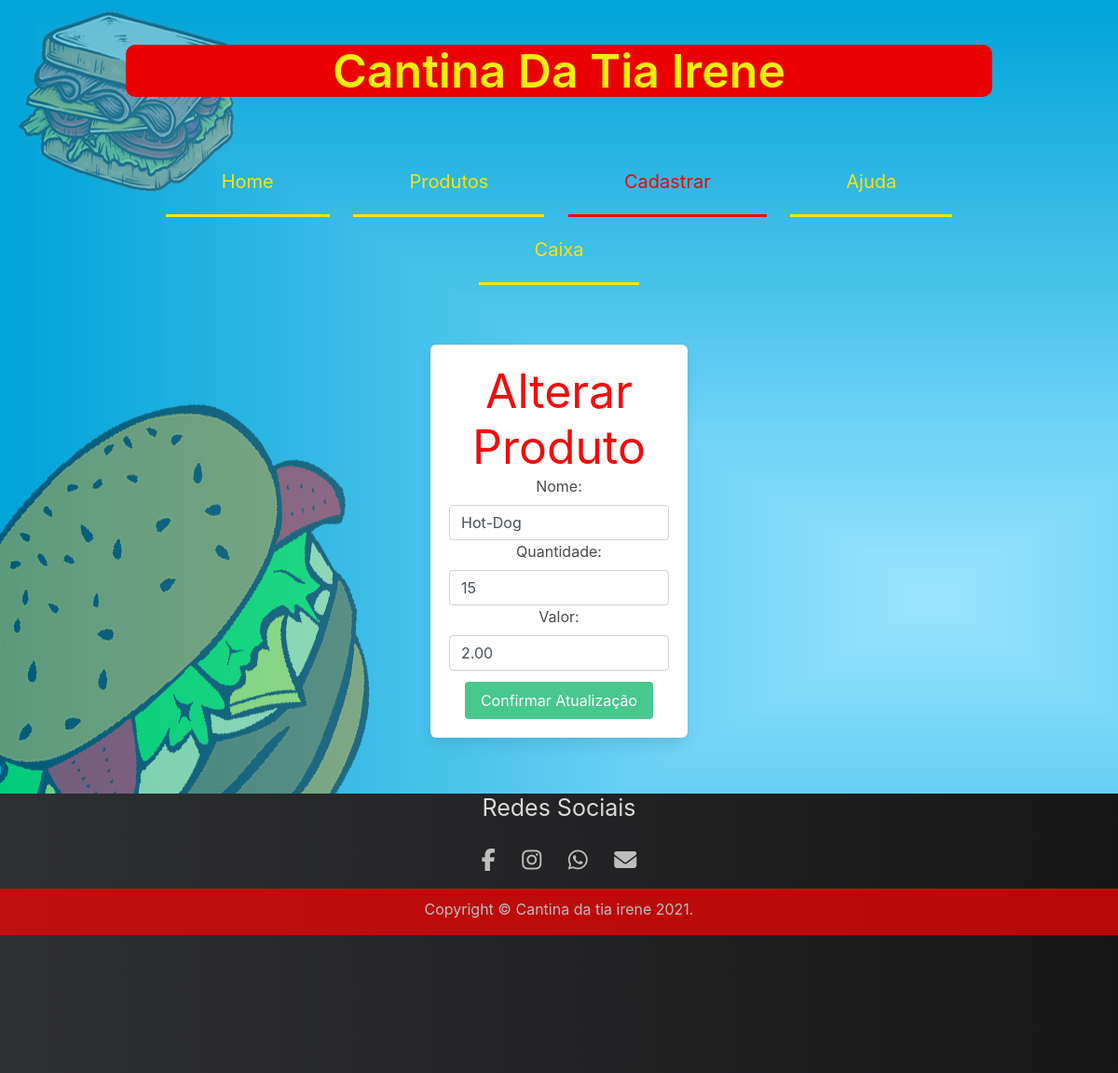
The app's page /paginas/AlterarProdutos.php?codigo=2 with its own data.
### tables this page shows
CREATE TABLE IF NOT EXISTS `produto` (
`id_produto` int(3) NOT NULL,
  `valor_produto` double(5,2) NOT NULL,
  `nome_produto` varchar(50) NOT NULL,
  `quantidade` int(3) NOT NULL
);

### paginas/AlterarProdutos.php (the view, shortened to what this page needs)
<?php
include_once ("../php/connect.php");
$sql = "SELECT * FROM produto ";
if( isset($_GET["codigo"])){
$id = $_GET["codigo"];
    $sql .= " WHERE  id_produto = {$id}";
}else{
    header("location:../paginas/indexProdutos.php");
}
$resultado = mysqli_query($strcon, $sql) or die ("erro ao tentar se conectar com banco");
$info_prod = mysqli_fetch_assoc($resultado);
?>
<!DOCTYPE html>
<html lang="pt-BR">
<head>
    <link rel="stylesheet" href="https://stackpath.bootstrapcdn.com/bootstrap/4.1.3/css/bootstrap.min.css">
    <link href="https://cdnjs.cloudflare.com/ajax/libs/bulma/0.6.2/css/bulma.css" rel="stylesheet" />
    <link rel="stylesheet" href="../css/style.css">
    <link rel="stylesheet" href="../css/styleValores.css">
</head>
<section class="section">
    <div class="container">
        <h1 class="title has-text-centered">Cantina Da Tia Irene</h1>
        <div class="columns is-centered">
            <div class="column is-grouped">
                <nav class="menu">
                    <ul>
                        <li><a  href="./indexHome.html">Home</a></li>
                                <li><a href="./indexProdutos.php">Produtos</a></li>
                                    <li  id="selecionado"><a href="./indexCadastro.php">Cadastrar</a></li>
                                        <li><a href="./indexAjuda.html">Ajuda</a></li>
                                            <li><a href="./indexCaixa.html">Caixa</a></li>
                    </ul>
                </nav>
	            <div class="container">
			        <div class="column is-grouped">
					    <div class="columns is-centered">
						    <div class="column is-5-tablet is-4-desktop is-30-widescreen">
						    <form action="../php/AlterarProduto.php" class="box" method="POST">
							    <div class="field">
								    <h1 class="titleLogin">Alterar Produto</h1>
                                    <label>Nome: </label>
                                    <input type="text" class="form-control" name="nome" id="#" value="<?php echo $info_prod["nome_produto"] ?>">
                                    <label>Quantidade: </label>
                                    <input type="number" class="form-control" name="quantidade" id="#" value="<?php echo $info_prod["quantidade"] ?>">
                                    <label>Valor: </label>
                                    <input  type="number" min="1" step="any" name="valor" class="form-control" id="#"  value="<?php echo $info_prod["valor_produto"] ?>">
							    </div>
							    <div class="field">
							        <button class="button is-success">
								        Confirmar Atualização
							        </button>
							    </div>
							</div>
						</div>
					</div>
				</div>
			</div>
		</div>
	</div>
</section>
    <footer class="rodape bgGradient">
        <div class="socialIcons">
            <h1 class="tsocial">Redes Sociais</h1><br/>
            <a href="#" target="_blank"><i class="fab fa-facebook-f" title="Facebook"></i></a>
            <a href="#" target="_blank"><i class="fab fa-instagram" title="Instagram"></i></a>
            <a href="https://wa.me/55119" target="_blank"><i class="fab fa-whatsapp" title="Whatssapp"></i></a>
            <a  href="mailto:cantinatiairene@hotmail.com?subject=Olá"><i class="fas fa-envelope" title="E-mail"></i></a>
        </div>
        <p class="direitos ">Copyright © Cantina da tia irene 2021. </p><br><br>
    </footer>
</body>
</html>

### css/style.css (style rules this page uses)
.title { color: #f1ee0b; font-size: 50px; background-color: #EA0000; border-radius: 10px 10px; border-color: #FFF; }
.titleLogin { font-size: 50px; color: #f10b0b; }
.menu { position: relative; }
.columns { margin-top: 20px; }
.menu ul { padding: 20px; margin: 0px; background-color: none; list-style: none; font-size: 20px; }
.menu ul li { display: inline; padding: 10px; position: static; }
.menu ul li a { padding: 20px 60px; display: inline-block; background-color: none; color: rgb(253, 228, 1); text-decoration: none; border-bottom: 3px solid rgb(253, 228, 1); }
nav #selecionado a { color: #f80202; border-bottom: 3px solid #f80202; }
.bgGradient { background: linear-gradient(to right, #2e2f31, #171718); }
.socialIcons a { font-size: 1.5em; color: #FFF; margin-right: 2%; opacity: 0.7; }
.tsocial { color: #dadada; font-size: 25px; }
.socialIcons a:last-child { margin-right: 0; }
.direitos { margin-top: 1%; color: #FFF; opacity: 0.7; background-color: red; width: auto; height: 50px; padding: 10px; }
.rodape { height: 300px; }

### records on screen
produto: nome "Hot-Dog", quantidade "15", valor "2.00"
